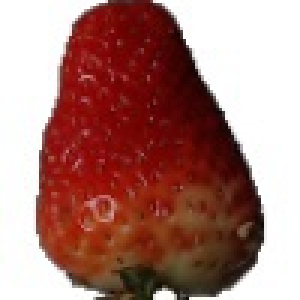
#> input picture 2학기_인공지능모델학습/my/133_100.jpg, 100 x 100 px (shown 3 times larger); its folder holds 4 pictures in this run
$ jupyter execute --allow-errors '최적의K_재정리.ipynb'
#> lines starting #> are read from the running program, lines starting #| are printed output that depends on the picture
# K-means로 최적의 K 찾기와 이미지 분류

`my` 폴더의 이미지를 비슷한 것끼리 자동으로 묶습니다.

1. 이미지 한 장을 숫자 데이터로 바꿉니다.
2. K=2부터 K=12까지 군집화하여 inertia를 비교합니다.
3. 엘보우 그래프를 보고 최종 K를 **6**으로 선택합니다.
4. 6개 군집으로 분류한 이미지를 화면에 출력합니다.

> K-means에는 정답 레이블이 없으므로, K는 그래프와 분류 결과를 함께 보고 정합니다. 여기서는 그래프의 꺾이는 지점과 이미지 결과를 보고 K=6을 사용합니다.

[cell 1]
import os
import numpy as np
import matplotlib.pyplot as plt
from PIL import Image
from sklearn.cluster import KMeans

# Windows 한글 글꼴 설정: 그래프 제목·축 이름의 한글이 깨지는 것을 막는다.
plt.rcParams['font.family'] = 'Malgun Gothic'
plt.rcParams['axes.unicode_minus'] = False  # 음수 기호가 네모로 보이는 현상 방지

## 1. 이미지 불러오기

K-means는 숫자 배열을 입력으로 받습니다. 따라서 각 JPG 이미지를 흑백으로 바꾸고, 크기를 모두 50×50으로 통일합니다. 이미지 한 장은 2,500개(50×50) 픽셀값으로 이루어진 데이터가 됩니다.

[cell 2]
images = []

# my 폴더 안의 JPG 파일을 하나씩 읽는다.
for file in os.listdir('./my'):
    if file.lower().endswith('.jpg'):
        path = os.path.join('./my', file)

        # L: 흑백 이미지, resize: 모든 이미지의 크기를 동일하게 맞춤
        with Image.open(path) as img:
#> img is the input picture: PIL image 100x100 RGB; mean R, G, B 171.2, 126.2, 119.7
            img = img.convert('L').resize((50, 50))
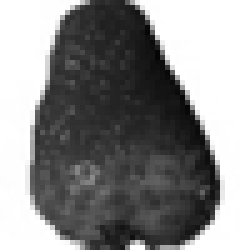
#> img: PIL image 50x50 L (shown 5 times larger); min 5, max 255, mean 138.8
            images.append(np.array(img))
#> pass 2 of the loop `for file in os.listdir('./my'):`:
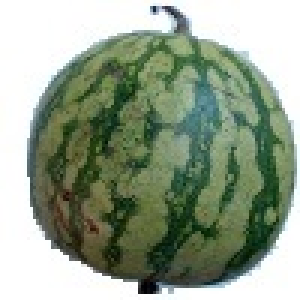
#> input picture 2학기_인공지능모델학습/my/140_100.jpg, 100 x 100 px (shown 3 times larger)
#> img is the input picture: PIL image 100x100 RGB; mean R, G, B 147.6, 160.7, 141
#> `img = img.convert('L').resize((50, 50))`:
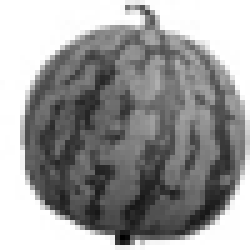
#> img: PIL image 50x50 L (shown 5 times larger); min 0, max 255, mean 154.5
#> pass 3 of the loop `for file in os.listdir('./my'):`:
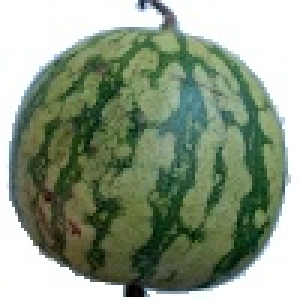
#> input picture 2학기_인공지능모델학습/my/141_100.jpg, 100 x 100 px (shown 3 times larger)
#> img is the input picture: PIL image 100x100 RGB; mean R, G, B 140.6, 154.8, 133.7
#> `img = img.convert('L').resize((50, 50))`:
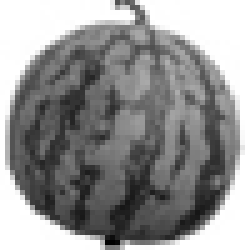
#> img: PIL image 50x50 L (shown 5 times larger); min 0, max 255, mean 148
#> the loop made 4 passes; the first 3 are shown

images = np.array(images)
print('이미지 배열 모양:', images.shape)  # (이미지 개수, 50, 50)
#| 이미지 배열 모양: (4, 50, 50)

# (이미지 개수, 50, 50) -> (이미지 개수, 2500)
# K-means가 한 이미지의 2,500개 픽셀값을 하나의 샘플로 인식하게 한다.
fruits_2d = images.reshape(len(images), -1)
print('K-means 입력 모양:', fruits_2d.shape)
#| K-means 입력 모양: (4, 2500)
